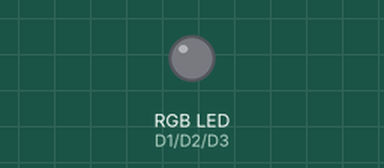
A sketch run on a simulated ESP8266 (NodeMCU). Shown: an RGB LED mixed from three pins (HIGH = lit).

Above: at 0.15 s.
At 16.7 s:
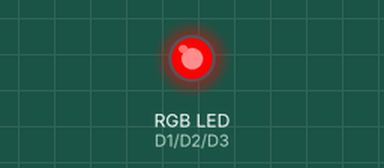
At 27.0 s:
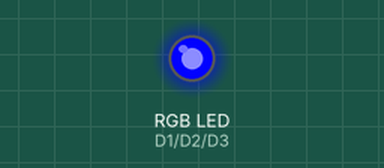
At 37.2 s:
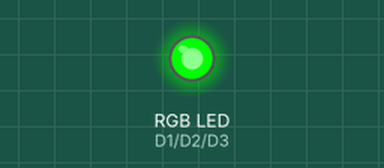
Timing chart, 0 to 40.0 s (numbered marks = the images above):
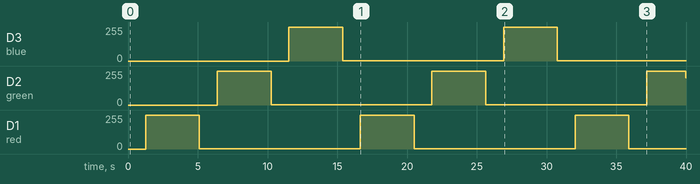

Measured:
- by itself, D3 (blue), D1 (red): alternates 255/255 for 3.8 s and 1/255 for 11.5 s
- by itself, D2 (green): 0/255 → 255/255 at 6.4 s, → 1/255 3.8 s later, → 255/255 11.5 s later, → 1/255 3.8 s later, … (6 changes in this stretch)

The sketch:

p3_2-pwm.ino
```cpp
char red = D1;
char green = D2;
char blue = D3;
int my_delay = 5;

void setup() {}

void loop()
{
  for(int i = 0; i <= 512; i++) {
    analogWrite(red, i);
    delay(my_delay);
  }
  for(int i = 511; i > 0; i--) {
    analogWrite(red, i);
    delay(my_delay);
  }
  for(int i = 0; i <= 512; i++) {
    analogWrite(green, i);
    delay(my_delay);
  }
  for(int i = 511; i > 0; i--) {
    analogWrite(green, i);
    delay(my_delay);
  }
  for(int i = 0; i <= 512; i++) {
    analogWrite(blue, i);
    delay(my_delay);
  }
  for(int i = 511; i > 0; i--) {
    analogWrite(blue, i);
    delay(my_delay);
  }
}
```
